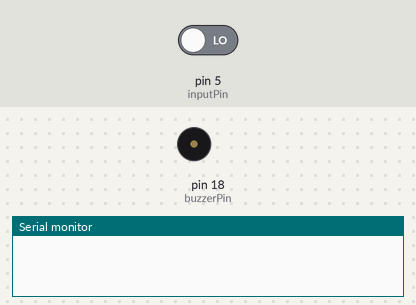
Simulated run of this sketch. Board: Arduino Uno, built with avr-gcc and run on an emulated ATmega328P. On the bench: buzzer (waves = sounding, pin HIGH), the last lines printed to the serial monitor. Inputs (shaded band) come from the test bench; at power-on: pin 5 (inputPin) LOW.

Above: at 1.2 s.
1.3 s: pin 5 (inputPin) driven HIGH
At 2.6 s:
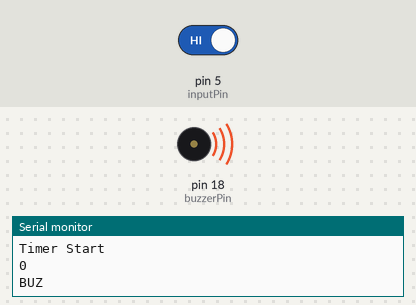
3.3 s: pin 5 (inputPin) driven LOW
At 3.7 s:
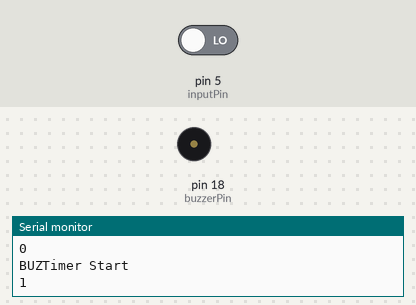
Timing chart, 0 to 6.3 s (numbered marks = the images above; inputs shaded):
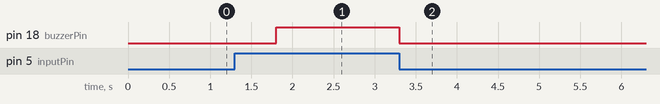

The sketch:

bowl_mini_project.ino
```cpp
const int inputPin = 5;    // Replace with the actual input pin number
const int buzzerPin = 18;   // Replace with the actual buzzer pin number
const int delayTime = 10000;  // Delay time in milliseconds (10 seconds)

unsigned long previousInputTime = 0;
unsigned long currentTime;
void setup() {
  Serial.begin(9600);
  pinMode(inputPin, INPUT);
  pinMode(buzzerPin, OUTPUT);
  digitalWrite(buzzerPin, LOW);  // Make sure buzzer is initially off
}

void loop() {

  int inputValue = digitalRead(inputPin);
//  Serial.println(inputValue);
//  delay(500);
  if(inputValue == HIGH)
  {

   for(int i= 0;i <=10 ; i++)
   {
     Serial.println("Timer Start");
     Serial.println(i);
     delay(500);
    int inputValue1 = digitalRead(inputPin);
     if(inputValue1 == HIGH)
     {
       digitalWrite(buzzerPin,HIGH);
       Serial.print("BUZ");
     }
     else
     {
       digitalWrite(buzzerPin,LOW);
     }
      delay(1000);
   }
  }
  //  if(inputValue == HIGH)
  //  {
  //     currentTime = millis();
  //     int a = currentTime/1000;
  //     Serial.println("TIME");
  //     Serial.println(a);
  //     if (currentTime - previousInputTime >= delayTime) {
  //     // 10-second interval has passed, process the input
  //       previousInputTime = currentTime;

  //      // Your code to process the input goes here
  //       Serial.println("Input processed");
  //       delay(200);

  // }
  // }
  // // Check if any input received during the 10-second interval
  // if (inputValue == HIGH && (currentTime - previousInputTime < delayTime)) {
  //   // Input received within the 10-second interval, turn on the buzzer
  //   digitalWrite(buzzerPin, HIGH);
  //   // Buzzer on duration
  //   delay(500);
  //   digitalWrite(buzzerPin, LOW);
  //    Serial.println("BUZ");

  //    delay(200);
  // }
}
```

Measured:
- after the input at 1.3 s, pin 18 (buzzerPin): LOW → HIGH after 0.50 s
- after the input at 3.3 s, pin 18 (buzzerPin): HIGH → LOW at once
